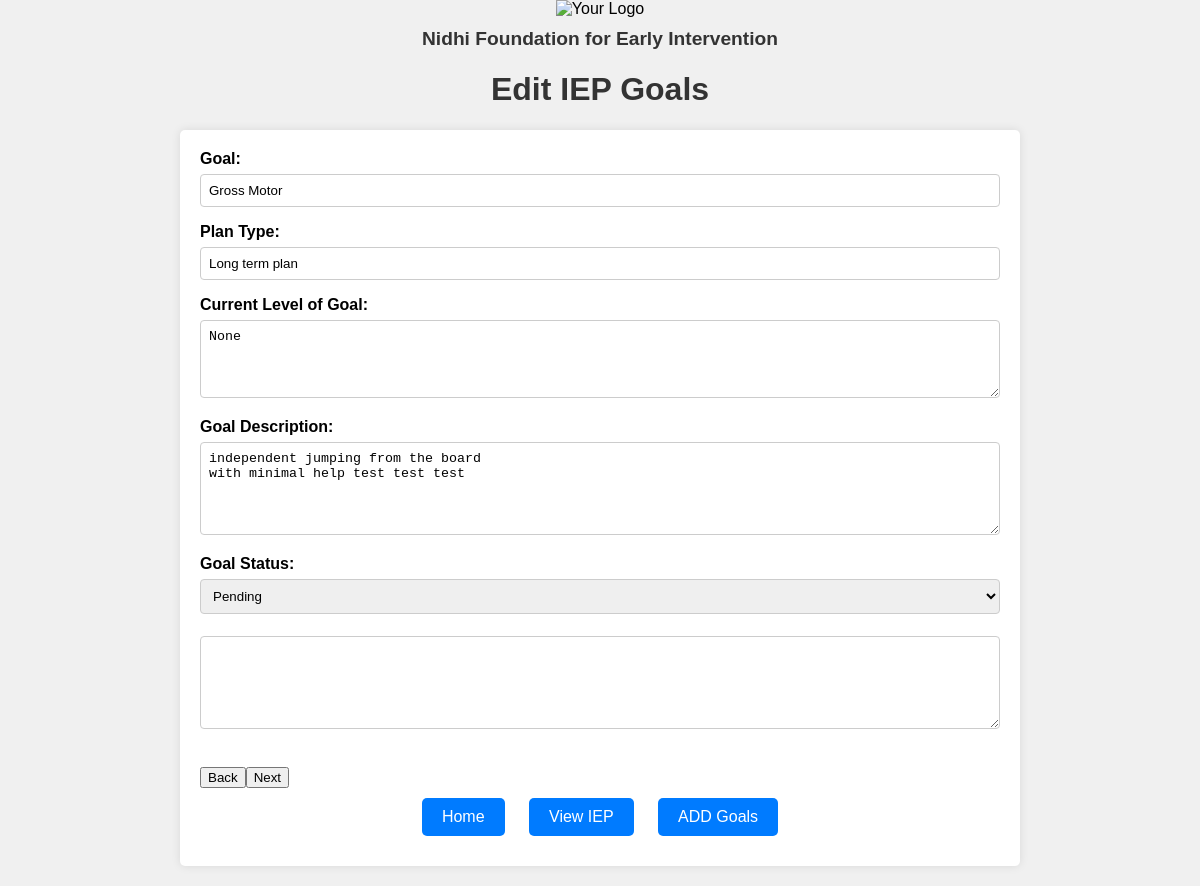
The page /edit_goals.php?id=2 (signed in) on the database its author committed.
### tables this page shows
CREATE TABLE `iep_goals` (
  `goal_id` int(11) NOT NULL,
  `student_id` int(11) NOT NULL,
  `goal_name` varchar(500) NOT NULL,
  `plan_type` text NOT NULL,
  `current_level` longtext NOT NULL,
  `goal_description` longtext NOT NULL,
  `goal_status` text NOT NULL,
  `additional_notes` longtext NOT NULL
);

### edit_goals.php (the view, shortened to what this page needs)
<!DOCTYPE html>
<html lang="en">
<head>
</head>
<body>
    <?php include 'logo.php'; ?>
    <h1>Edit IEP Goals</h1>
    <div class="container">
        <form id="goalForm" action="update_goal.php?id=<?php echo $_GET['id']; ?>" method="post">
            <?php
            $studentId = $_GET['id'];
            $conn = new mysqli("localhost", "root", "", "nidhi_students");
            $sql = "SELECT * FROM iep_goals WHERE student_id = '$studentId'";
            $result = $conn->query($sql);
            if ($result->num_rows > 0) {
                $goals = $result->fetch_all(MYSQLI_ASSOC);
                $numGoals = count($goals);
                $currentGoalIndex = 0;
                foreach($goals as $goal) {
                    echo "<div class='goal' id='goal_" . $goal['goal_id'] . "' style='" . ($currentGoalIndex == 0 ? '' : 'display: none;') . "'>";
                    echo "<label for='goal_" . $goal['goal_id'] . "'>Goal:</label><br>";
                    echo "<input type='text' id='goal_" . $goal['goal_id'] . "' name='goal_name[]' value='" . $goal['goal_name'] . "' readonly><br>";
                    echo "<label for='plan_type_" . $goal['goal_id'] . "'>Plan Type:</label><br>";
                    echo "<input type='text' id='plan_type_" . $goal['goal_id'] . "' name='plan_type[]' value='" . $goal['plan_type'] . "' readonly><br>";
                    echo "<label for='current_level_" . $goal['goal_id'] . "'>Current Level of Goal:</label><br>";
                    echo "<textarea id='current_level_" . $goal['goal_id'] . "' name='current_level[]' rows='4' cols='50'>" . $goal['current_level'] . "</textarea><br>";
                    echo "<label for='goal_description_" . $goal['goal_id'] . "'>Goal Description:</label><br>";
                    echo "<textarea id='goal_description_" . $goal['goal_id'] . "' name='goal_description[]' rows='5' cols='50'>" . $goal['goal_description'] . "</textarea><br>";
					echo "<label for='goal_status_" . $goal['goal_id'] . "'>Goal Status:</label><br>";
                    echo "<select id='goal_status_" . $goal['goal_id'] . "' name='goal_status[]'>";
                    echo "<option value='pending' " . ($goal['goal_status'] == 'pending' ? 'selected' : '') . ">Pending</option>";
					echo "<label for='additional_notes_" . $goal['goal_id'] . "'>Additional Notes:</label><br>";
                    echo "<textarea id='additional_notes_" . $goal['goal_id'] . "' name='additional_notes[]' rows='5' cols='50'>" . $goal['additional_notes'] . "</textarea><br>";
                    echo "</select><br>";
                    echo "<input type='button' value='Back' onclick='previousGoal()' />";
                    echo "<input type='button' value='" . ($currentGoalIndex == $numGoals - 1 ? 'Save' : 'Next') . "' onclick='nextGoal()'>";
                    echo "</div>";
                    $currentGoalIndex++;
                }
            } else {
                echo "<p>No IEP goals found for the provided student ID.</p>";
            }
            ?>
        </form>
        <div class="button-container">
            <a href="main_page_index.php" class="button">Home</a>
            <a href="view_iep.php?id=<?php echo $_GET['id']; ?>" class="button">View IEP</a>
			<a href="add_iep.php?id=<?php echo $_GET['id']; ?>" class="button">ADD Goals</a>
        </div>
    </div>
</body>
</html>

### edit_goals.php (style rules this page uses)
body { font-family: Arial, sans-serif; background-color: #f0f0f0; margin: 0; padding: 0; }
.container { max-width: 800px; margin: 20px auto; padding: 20px; background-color: #fff; border-radius: 5px; box-shadow: 0 0 10px rgba(0,0,0,0.1); }
h1 { text-align: center; color: #333; }
label { font-weight: bold; }
input[type="text"], textarea { width: 100%; padding: 8px; margin-top: 6px; margin-bottom: 16px; border: 1px solid #ccc; border-radius: 4px; box-sizing: border-box; resize: vertical; }
select { width: 100%; padding: 8px; margin-top: 6px; margin-bottom: 16px; border: 1px solid #ccc; border-radius: 4px; box-sizing: border-box; }
.button-container { text-align: center; }
.button { display: inline-block; margin: 10px; padding: 10px 20px; background-color: #007bff; color: #fff; text-decoration: none; border-radius: 5px; }

### rows shown on the page
iep_goals: goal_name "Gross Motor", plan_type "Long term plan", goal_id+current_level "None", goal_id+goal_description "independent jumping from the board with minimal help test test test", goal_id "Pending"
